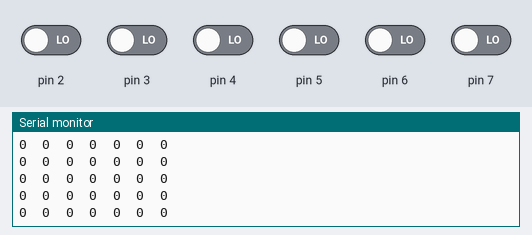
This sketch was run on a simulated Arduino Uno, built with avr-gcc and run on an emulated ATmega328P. Shown: the last lines printed to the serial monitor. Inputs (shaded band) come from the test bench; at power-on: pin 2–7 LOW.

Above: at 1.2 s.
1.3 s: pin 2 driven HIGH
At 2.4 s:
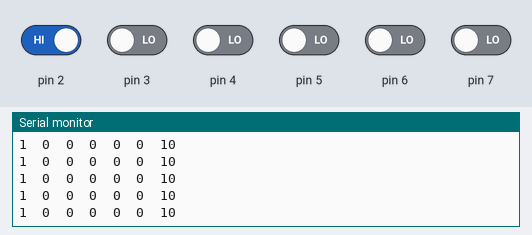
2.8 s: pin 3 driven HIGH
At 3.4 s:
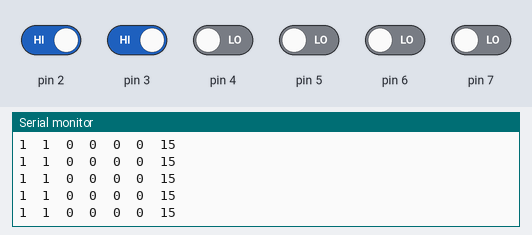
5.8 s: pin 4 driven HIGH
At 6.5 s:
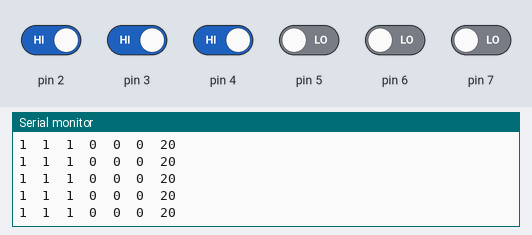
8.8 s: pin 5 driven HIGH
At 9.6 s:
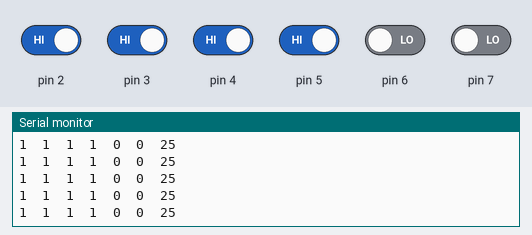
11.8 s: pin 6 driven HIGH
At 12.3 s:
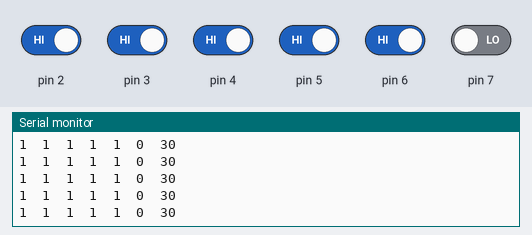
13.3 s: pin 7 driven HIGH
At 14.2 s:
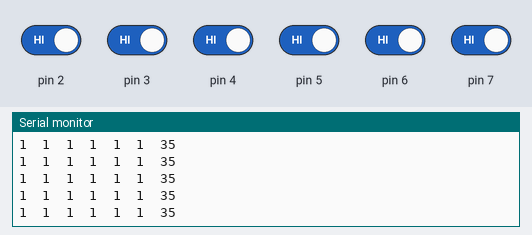

Measured:
- after the input at 1.3 s, the serial monitor: prints a new line after 0.07 s (image 1)
- after the input at 2.8 s, the serial monitor: prints a new line after 0.07 s (image 2)
- after the input at 5.8 s, the serial monitor: prints a new line after 0.08 s (image 3)
- after the input at 8.8 s, the serial monitor: prints a new line after 0.08 s (image 4)
- after the input at 11.8 s, the serial monitor: prints a new line after 0.07 s (image 5)
- after the input at 13.3 s, the serial monitor: prints a new line after 0.07 s (image 6)

The sketch:

sketch_sep13d_readline.ino
```cpp
/*this fucntion is written only for UNO and not written in a manner so
  that it can be used with any arduino. the input register will need to be
  changed if the pins or the board using is changed.*/

/* this fucntion should work if the port I'm working with is not shared by any other functions*/
#define num_sensors 6
byte s[num_sensors];
byte position = 0;
byte last_position = 0;
byte base_position = (1*10+num_sensors*10)/2;
boolean on_line = true;

void setup()
{
  Serial.begin(9600);
}

void loop()
{
  readline();
  for (int i = 0; i < 6; i++)
  {
    Serial.print(s[i]);
    Serial.print('\t');
  }
  Serial.println(position);
}

void readline()
{
  position = 0;
  byte  sum = 0;
  byte t = PIND; // reading into an variable as PIND might change
  t=t>>2; // as the sensors are connected to pin 2 to 7, the values of 0 and 1 pin will create trouble
  if (t)
  {
    on_line = true;
    for (int i = 0; i < num_sensors; i++)
    {
      s[i] = t & (1 << i);
      s[i] = s[i] >> i;
      position += ((i + 1) * 10 * s[i]);
      sum += s[i];
    }
    position = position / sum;
    last_position = position;
  }
  else
  {
    position = last_position;
    on_line = false;
  }
}
```
